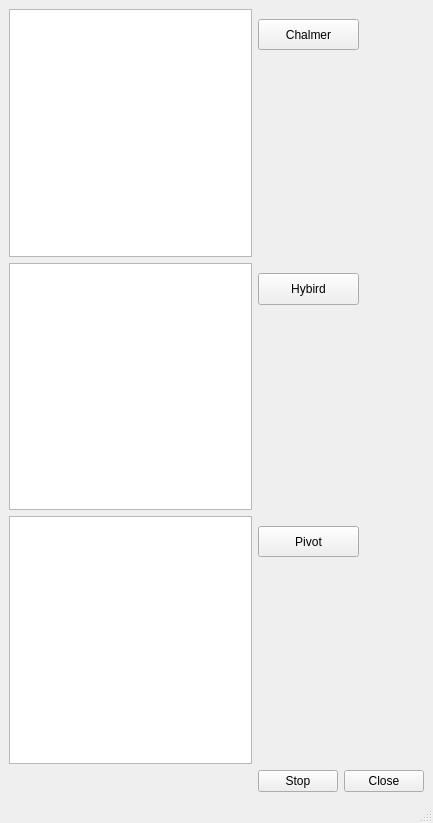
<?xml version="1.0" encoding="UTF-8"?>
<ui version="4.0">
 <class>MainWindow</class>
 <widget class="QMainWindow" name="MainWindow">
  <property name="geometry">
   <rect>
    <x>0</x>
    <y>0</y>
    <width>433</width>
    <height>823</height>
   </rect>
  </property>
  <property name="windowTitle">
   <string>MainWindow</string>
  </property>
  <widget class="QWidget" name="centralwidget">
   <layout class="QGridLayout" name="gridLayout">
    <item row="1" column="1" colspan="3">
     <widget class="QWidget" name="widget_2" native="true">
      <widget class="QPushButton" name="HybirdBtn">
       <property name="geometry">
        <rect>
         <x>0</x>
         <y>10</y>
         <width>101</width>
         <height>32</height>
        </rect>
       </property>
       <property name="text">
        <string>Hybird</string>
       </property>
      </widget>
     </widget>
    </item>
    <item row="0" column="1" colspan="3">
     <widget class="QWidget" name="widget" native="true">
      <widget class="QPushButton" name="ChalmerBtn">
       <property name="geometry">
        <rect>
         <x>0</x>
         <y>10</y>
         <width>101</width>
         <height>31</height>
        </rect>
       </property>
       <property name="text">
        <string>Chalmer</string>
       </property>
      </widget>
     </widget>
    </item>
    <item row="0" column="0">
     <widget class="QGraphicsView" name="ChalmerGraphic"/>
    </item>
    <item row="1" column="0">
     <widget class="QGraphicsView" name="HybirdGraphic"/>
    </item>
    <item row="3" column="0">
     <widget class="QGraphicsView" name="PivotGraphic"/>
    </item>
    <item row="3" column="1" colspan="3">
     <widget class="QWidget" name="widget_3" native="true">
      <widget class="QPushButton" name="PivotBtn">
       <property name="geometry">
        <rect>
         <x>0</x>
         <y>10</y>
         <width>101</width>
         <height>31</height>
        </rect>
       </property>
       <property name="text">
        <string>Pivot</string>
       </property>
      </widget>
     </widget>
    </item>
    <item row="5" column="1">
     <widget class="QPushButton" name="pushButton_3">
      <property name="text">
       <string>Stop</string>
      </property>
     </widget>
    </item>
    <item row="5" column="2" colspan="2">
     <widget class="QPushButton" name="closeBtn">
      <property name="text">
       <string>Close</string>
      </property>
     </widget>
    </item>
   </layout>
  </widget>
  <widget class="QMenuBar" name="menubar">
   <property name="geometry">
    <rect>
     <x>0</x>
     <y>0</y>
     <width>433</width>
     <height>22</height>
    </rect>
   </property>
  </widget>
  <widget class="QStatusBar" name="statusbar"/>
 </widget>
 <resources/>
 <connections/>
</ui>
